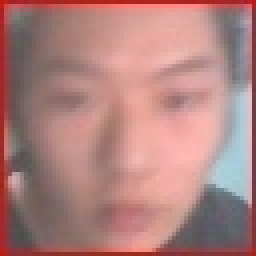
#> input picture Python/practical_training/photo/0/1.jpg, 64 x 64 px, found by its file name (shown 4 times larger); its folder holds only this picture in this run
$ python '机器学习.py'
#> lines starting #> are read from the running program, lines starting #| are printed output that depends on the picture
from sklearn.model_selection import train_test_split        #机器学习库
from sklearn.neighbors import KNeighborsClassifier          #最近值
import numpy as np
import cv2

list=[]     #全部人脸
for i in range(5):
    for j in range(1,101):
        img=cv2.imread("./photo/%s/%s.jpg"%(i,j))
#> img is the input picture: shape (64, 64, 3); mean B, G, R 126.6, 129.7, 175.4
        grayImg=cv2.cvtColor(img,code=cv2.COLOR_BGR2GRAY) #降维
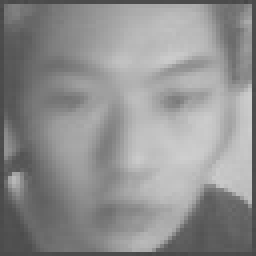
#> grayImg: shape (64, 64) (shown 4 times larger); min 71, max 206, mean 143
#> (the run stopped early here; a loop or call above may not have finished)

$ run again, on Python/practical_training/photo/1/1.jpg
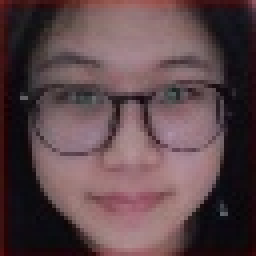
#> input picture Python/practical_training/photo/1/1.jpg, 64 x 64 px, found by its file name (shown 4 times larger)
#> img is the input picture: shape (64, 64, 3); mean B, G, R 74.3, 70.7, 93.4
#> `grayImg=cv2.cvtColor(img,code=cv2.COLOR_BGR2GRAY)`:
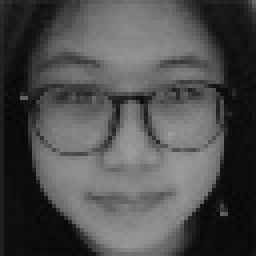
#> grayImg: shape (64, 64) (shown 4 times larger); min 4, max 157, mean 77.9
